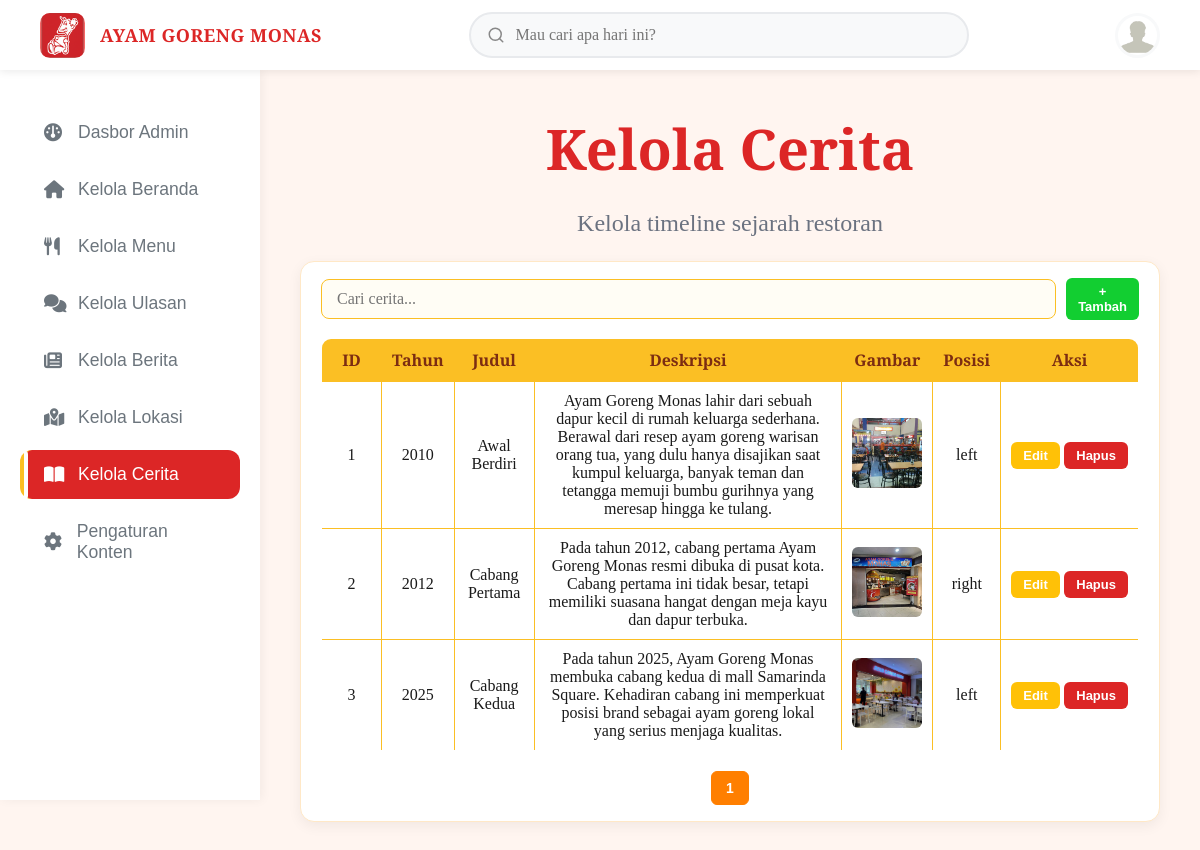
Page /Admin/story/manage_story.php on the earlier database version.
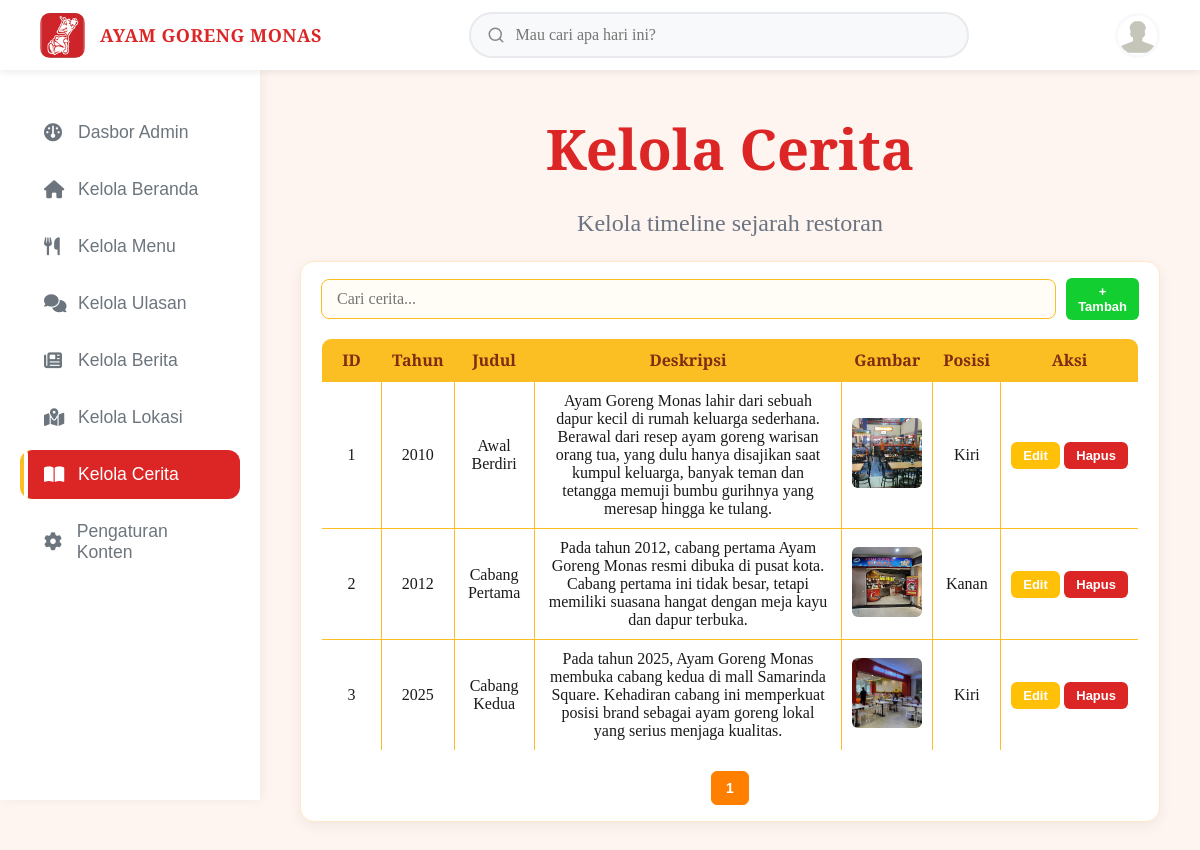
Same page on the later database version.
### tables this page shows
CREATE TABLE `story_timeline` (
  `id` int NOT NULL,
  `tahun` varchar(10) NOT NULL,
  `judul` varchar(255) NOT NULL,
  `deskripsi` text NOT NULL,
  `gambar` varchar(255) NOT NULL,
  `posisi` enum('Kiri','Kanan') NOT NULL DEFAULT 'Kiri'
);

### Admin/story/manage_story.php (the view, shortened to what this page needs)
<?php
include "../../conn.php";
$limit = 5;
$page = isset($_GET['page']) ? (int)$_GET['page'] : 1;
$start = ($page - 1) * $limit;
$totalData = mysqli_num_rows(mysqli_query($conn, "SELECT * FROM story_timeline"));
$totalPages = ceil($totalData / $limit);
$query = "SELECT * FROM story_timeline ORDER BY id ASC LIMIT $start, $limit";
$story = mysqli_query($conn, $query);
?>
<!DOCTYPE html>
<html lang="en">
<head>
  <link rel="stylesheet" href="../style_admin/manage_menu.css" />
</head>
<body>
<?php
include "../layout/header_admin.php";
include "../layout/sidebar_admin.php";
?>
<section class="main-content">
  <div class="content-header">
    <h1>Kelola Cerita</h1>
    <p>Kelola timeline sejarah restoran</p>
  </div>
  <div class="table-section">
    <div class="table-header">
       <input type="text" placeholder="Cari cerita..." class="search-menu">
      <div class="table-tools">
        <a href="tambah_story.php">
          <button class="add-btn">+ Tambah</button>
        </a>
      </div>
    </div>
    <table border="1" cellpadding="8">
      <tr>
        <th>ID</th>
        <th>Tahun</th>
        <th>Judul</th>
        <th>Deskripsi</th>
        <th>Gambar</th>
        <th>Posisi</th>
        <th>Aksi</th>
      </tr>
      <?php while ($row = mysqli_fetch_assoc($story)) { ?>
      <?php
        $deskripsi = nl2br(htmlspecialchars($row['deskripsi']));
        $gambar = "-";
        if (!empty($row['gambar'])) {
            $paths = [
                "../../image/" . $row['gambar'],
                "../../Source/" . $row['gambar'],
                "../image/" . $row['gambar']
            ];
            foreach ($paths as $p) {
                if (file_exists($p)) {
                    $gambar = "<img class='menu-img' src='$p'>";
                    break;
                }
            }
        }
      ?>
      <tr>
        <td><?= $row['id']; ?></td>
        <td><?= htmlspecialchars($row['tahun']); ?></td>
        <td><?= htmlspecialchars($row['judul']); ?></td>
        <td><?= $deskripsi; ?></td>
        <td><?= $gambar; ?></td>
        <td><?= $row['posisi']; ?></td>
        <td style="white-space: nowrap;">
          <a href="edit_story.php?id=<?= $row['id']; ?>" style="text-decoration: none;">
            <button class='edit-btn'>Edit</button>
          </a>
          <button class='delete-btn'
            onclick="showDeleteConfirmation(<?= $row['id']; ?>, '<?= htmlspecialchars($row['judul'], ENT_QUOTES); ?>', 'story_timeline')">
            Hapus
          </button>
        </td>
      </tr>
      <?php } ?>
    </table>
    <div class="pagination">
      <?php for ($i = 1; $i <= $totalPages; $i++) : ?>
        <a
          href="?page=<?= $i ?>"
          class="<?= ($i == $page) ? 'active' : '' ?>">
          <?= $i ?>
        </a>
      <?php endfor; ?>
    </div>
  </div>
</section>
</body>
</html>

Differences in the rows shown:
changed story_timeline "Awal Berdiri": posisi "left" → "Kiri"
changed story_timeline "Cabang Pertama": posisi "right" → "Kanan"
changed story_timeline "Cabang Kedua": posisi "left" → "Kiri"
